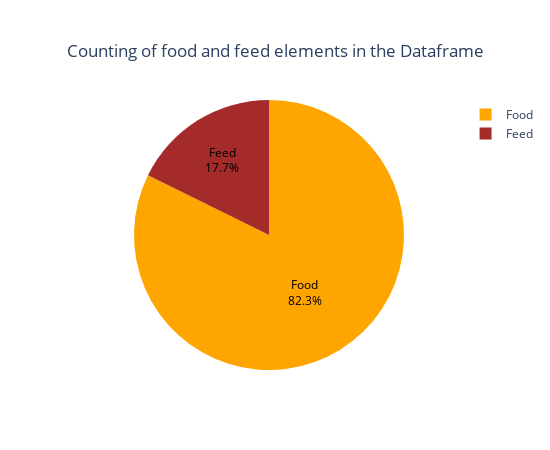

This figure's notebook cell:
### Markdown cell above
Quanti elementi che riguardano il cibo e i mangimi sono presenti nel dataframe della produzione?

### Code cell
# Conto gli elementi 'Food' e 'Feed'
elements = df_prod.Element.value_counts()

fig = px.pie(
    values=elements.values, 
    names=elements.index,

    title='Counting of food and feed elements in the Dataframe',
    
    color=elements.index,
    color_discrete_map={
        'Feed':'brown',
        'Food':'orange'})
    # color_discrete_sequence=['orange', 'brown'])

fig.update_traces(
    textinfo='label+percent',
    insidetextfont = dict(
        color = 'black'))

fig.update_layout(
    title_x = 0.5,
    title_y = 0.9,
    title_xanchor='center',
    title_yanchor='top',
    width=550,
    height=450,
    showlegend= True,
    legend_itemclick=False)


fig.show()
# fig.show(renderer='notebook_connected')
# fig.show(renderer='vscode')

### Figure 1 — Plotly figure (JSON) as saved in the notebook; plotly's stock layout.template omitted (floating-point values rounded to 4 significant figures)
{"data": [{"customdata": [["Food"], ["Feed"]], "domain": {"x": [0, 1], "y": [0, 1]}, "hovertemplate": "label=%{label}<br>value=%{value}<br>color=%{customdata[0]}<extra></extra>", "insidetextfont": {"color": "black"}, "labels": ["Food", "Feed"], "legendgroup": "", "marker": {"colors": ["orange", "brown"]}, "name": "", "showlegend": true, "textinfo": "label+percent", "type": "pie", "values": [637007, 136899]}], "layout": {"height": 450, "legend": {"itemclick": false, "tracegroupgap": 0}, "showlegend": true, "title": {"text": "Counting of food and feed elements in the Dataframe", "x": 0.5, "xanchor": "center", "y": 0.9, "yanchor": "top"}, "width": 550}}
